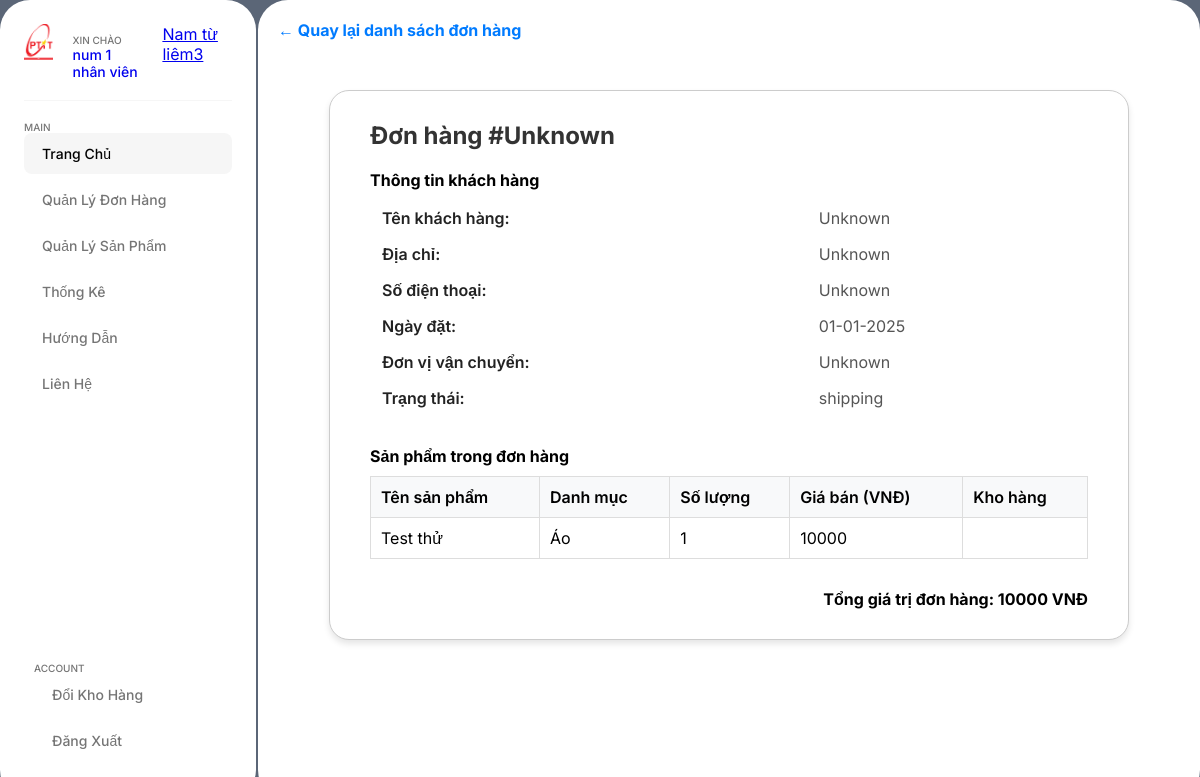
The page /view_order/1/ (signed in) on the database its author committed.
### home/models.py (models this page shows, shortened)
class Store(models.Model):
    name = models.CharField(max_length=100)
    address = models.TextField(blank=True)

class Order(models.Model):
    STATUS_CHOICES = [
        ('shipping', 'shipping'),
        ('completed', 'completed'),
        ('canceled', 'canceled'),
        ('returned', 'returned'),
    ]
    total_value = models.DecimalField(max_digits=30, decimal_places=2, default=0.00)
    store = models.ForeignKey(Store, on_delete=models.CASCADE, null=True, blank=True)
    store_user = models.ForeignKey(StoreUser, on_delete=models.CASCADE, null=True, blank=True)
    order_code = models.CharField(max_length=20, default="Unknown")  # Mã đơn hàng
    customer_name = models.CharField(max_length=100, default="Unknown")  # Tên khách hàng
    customer_address = models.CharField(max_length=100, default="Unknown")  # Địa chỉ khách hàng
    customer_phone = models.CharField(max_length=15, default="Unknown")
    order_date = models.DateField()  # Ngày đặt
    shipping_unit = models.CharField(max_length=100, default="Unknown")  # Đơn vị vận chuyển
    status = models.CharField(max_length=30, choices=STATUS_CHOICES, default='shipping')  # Trạng thái đơn hàng
    products = models.ManyToManyField(Product, through='OrderProduct')  # Liên kết với sản phẩm qua bảng phụ OrderProduct

class OrderProduct(models.Model):
    order = models.ForeignKey(Order, on_delete=models.CASCADE, related_name='order_products')
    product = models.ForeignKey(Product, on_delete=models.CASCADE)
    quantity = models.IntegerField()

class Product(models.Model):
    CATEGORY_CHOICES = [
        ('ao', 'Áo'),
        ('quan', 'Quần'),
        ('vay', 'Váy'),
        ('tat', 'Tất'),
        ('giay', 'Giày'),
        ('dep', 'Dép'),
        ('mu', 'Mũ'),
        ('thatlung', 'Thắt Lưng'),
        ('khac', 'Khác'),
    ]
    store = models.ForeignKey(Store, on_delete=models.CASCADE, null=True, blank=True)
    store_user = models.ForeignKey(StoreUser, on_delete=models.CASCADE, null=True, blank=True)
    name = models.CharField(max_length=255)  # Tên sản phẩm
    category = models.CharField(max_length=50, choices=CATEGORY_CHOICES)  # Loại sản phẩm
    purchase_price = models.DecimalField(max_digits=10, decimal_places=2)  # Giá nhập
    sale_price = models.DecimalField(max_digits=10, decimal_places=2)  # Giá bán
    description = models.TextField(blank=True, null=True)  # Mô tả sản phẩm
    image = models.ImageField(upload_to='product_images/', blank=True, null=True)  # Ảnh sản phẩm
    date_added = models.DateTimeField(auto_now_add=True)  # Ngày thêm sản phẩm
    date_updated = models.DateTimeField(auto_now=True)  # Ngày cập nhật cuối
    supplier = models.CharField(max_length=255, blank=True, null=True)  # Tên nhà cung cấp
    quantity = models.IntegerField(default=0) # Thêm trường quantity

### home/views.py (the view)
# urls.py: path('view_order/<int:order_id>/', views.view_order, name='view_order'),
@login_required
def view_order(request, order_id):
    store_id = request.session.get('active_store_id')
    if not store_id:
        return redirect('select_store')  # nếu không có cửa hàng, chuyển hướng
    order = get_object_or_404(
        Order,
        id=order_id,
        store=Store.objects.get(id=store_id),
        store_user__user=request.user  # Lọc theo user của store_user
    )
    return render(request, 'page1/order-details.html', {'order': order})

### home/context_processors.py (called while the page is built)
def active_store_context(request):
    store = None
    store_id = request.session.get('active_store_id')
    if store_id:
        try:
            store = Store.objects.get(id=store_id)
        except Store.DoesNotExist:
            pass
    return {'active_store': store}

### home/templates/page1/order-details.html (shortened to what this page needs)
{% extends 'page1/base.html' %}
{% block content %}
    <a href="{% url 'order' %}" class="back-link">&larr; Quay lại danh sách đơn hàng</a>
    <div class="card">
        <div class="card-body">
            <div class="card-title">Đơn hàng #{{ order.order_code }}</div>
            <h4>Thông tin khách hàng</h4>
            <table class="info-table">
                <tr>
                    <td><strong>Tên khách hàng:</strong></td>
                    <td>{{ order.customer_name }}</td>
                </tr>
                <tr>
                    <td><strong>Địa chỉ:</strong></td>
                    <td>{{ order.customer_address }}</td>
                </tr>
                <tr>
                    <td><strong>Số điện thoại:</strong></td>
                    <td>{{ order.customer_phone }}</td>
                </tr>
                <tr>
                    <td><strong>Ngày đặt:</strong></td>
                    <td>{{ order.order_date|date:"d-m-Y" }}</td>
                </tr>
                <tr>
                    <td><strong>Đơn vị vận chuyển:</strong></td>
                    <td>{{ order.shipping_unit }}</td>
                </tr>
                <tr>
                    <td><strong>Trạng thái:</strong></td>
                    <td>{{ order.get_status_display }}</td>
                </tr>
            </table>
            <h4>Sản phẩm trong đơn hàng</h4>
            <table class="product-table">
                <thead>
                    <tr>
                        <th>Tên sản phẩm</th>
                        <th>Danh mục</th>
                        <th>Số lượng</th>
                        <th>Giá bán (VNĐ)</th>
                        <th>Kho hàng</th>
                    </tr>
                </thead>
                <tbody>
                    {% for order_product in order.order_products.all %}
                        <tr>
                            <td>{{ order_product.product.name }}</td>
                            <td>{{ order_product.product.get_category_display }}</td>
                            <td>{{ order_product.quantity }}</td>
                            <td>{{ order_product.product.sale_price|floatformat:0 }}</td>
                            <td>{{ order_product.warehouse.name }}</td>
                        </tr>
                    {% empty %}
                        <tr>
                            <td colspan="5">Không có sản phẩm trong đơn hàng.</td>
                        </tr>
                    {% endfor %}
                </tbody>
            </table>
            <p style="text-align: right; font-weight: bold; margin-top: 20px;">
                Tổng giá trị đơn hàng: {{ order.total_value|floatformat:0}} VNĐ
            </p>
        </div>
    </div>
{% endblock %}

### home/templates/page1/base.html (shortened to what this page needs)
<!DOCTYPE html>
<html lang="en">
  <head>
    {% load static %}
    <link rel="stylesheet" href="https://unpkg.com/boxicons@2.1.4/css/boxicons.min.css">
    <link rel="stylesheet" href="{% static 'css/base.css' %}">
  </head>
  <body>
    <div class="container">
        <div class="slidebar">
            <div class="head">
                <a class = "information" href="/profile">
                    <div class="user-img">
                        <img src="{% static 'images/PTIT.png' %}" alt="">
                    </div>
                    <div class="user-details">
                        {%if user.username %}
                            <p class="title"> Xin chào </p>
                            <p class="name"> {{user.last_name}} {{user.first_name}} </p>
                        {%endif%}
                    </div>
                </a>
                <a class = "storemanager" href="/store_info">
                    <div class="store-details">
                        {%if user.username %}
                            {% if active_store %}
                                <p class="store">{{ active_store.name }}</p>
                            {% endif %}
                        {%endif%}
                    </div>
                </a>
            </div>
            <div class="nav">
                <div class="menu">
                    <p class="title">Main</p>
                    <ul>
                        <li class="active">
                            <a href="/">
                                <span class="text">Trang Chủ</span>
                            </a>
                        </li>
                        <li>
                            <a href="/order">
                                <span class="text">Quản Lý Đơn Hàng</span>
                            </a>
                        </li>
                        <li >
                            <a href="#">
                                <span class="text">Quản Lý Sản Phẩm</span>
                            </a>
                        </li>
                        <li>
                            <a href="/product/statistics">
                                <span class="text">Thống Kê</span>
                            </a>
                        </li>
                        <li>
                            <a href="/guide">
                                <span class="text">Hướng Dẫn </span>
                            </a>
                        </li>
                        <li >
                            <a href="/contact">
                                <span class="text">Liên Hệ</span>
                            </a>
                        </li>
                    </ul>
                </div>
            </div>
            <footer class="footer">
                <p class="title">ACCOUNT</p>
                {% if user.username %}
                    <ul>
                        <li>
                            <a href="{% url 'select_store' %}">
                                <span class="text">Đổi Kho Hàng</span>
                            </a>
                        </li>
                        <li>
                            <a href="{% url 'logout' %}">
                                <span class="text">Đăng Xuất</span>
                            </a>
                        </li>
                    </ul>
                {% endif %}
            </footer>
        </div>
        <div class="content">
                {% block content %}
                {% endblock %}
        </div>
    </div>
  </body>
</html>

### home/static/css/base.css (style rules this page uses)
* { margin:0; padding:0; box-sizing: border-box; font-family :"Inter",sans-serif; }
body { background-color:#5b6677; }
.container { width: 100%; min-height: 100vh; display: flex; }
.slidebar { width:256px; height: 100vh; display: flex; gap:20px; flex-direction: column; background-color:#fff; padding: 24px; border-radius: 30px; }
.slidebar .head { display: flex; gap: 20px; padding-bottom: 20px; border-bottom: 1px solid #f6f6f6; }
.information { display: flex; text-decoration: none; }
.user-img { width: 44px; height: 44px; border-radius: 50%; }
.user-img img { width: 100%; object-fit: cover; }
.user-details { margin-top: 10px; margin-left: 20px; }
.user-details .title, .menu .title, .footer .title { font-size: 10px; font-weight: 500; color: #757575; text-transform: uppercase; }
.user-details .name { font-size: 14px; font-weight: 500; }
.menu ul li, .footer ul li { list-style: none; margin-bottom: 5px; }
.menu ul li a, .footer a { display: flex; align-items: center; gap: 10px; font-size: 14px; font-weight: 500; color: #757575; text-decoration: none; padding: 12px 8px; border-radius: 8px; transition: all 0.3s; }
.menu ul li > a:hover, .menu ul li.active > a, .footer ul li > a:hover, .footer ul li.active > a { color:black; background-color: #f6f6f6; }
.menu ul li .text, .footer .text { flex: 1; }
.footer { margin-top: auto; padding: 10px; }
.content { flex: 1; margin-left: 2px; display: inline-block; background-color:#fff; height: 100vh; border-radius: 30px; }

### home/templates/page1/order-details.html (style rules this page uses)
.card { display: flex; flex-direction: column; max-width: 800px; margin: 50px auto; border: 1px solid #ccc; border-radius: 20px; overflow: hidden; box-shadow: 0 4px 6px rgba(0, 0, 0, 0.1); background-color: #fff; }
.card-body { padding: 30px 40px; flex: 2; }
.card-title { font-size: 1.5rem; font-weight: bold; margin-bottom: 20px; color: #333; }
.info-table, .product-table { width: 100%; border-collapse: collapse; margin-bottom: 30px; margin-top: 10px; }
.info-table td { padding: 8px 12px; font-size: 1rem; color: #555; }
.info-table td strong { color: #222; font-weight: 600; }
.product-table th, .product-table td { border: 1px solid #ddd; padding: 10px; text-align: left; }
.product-table th { background-color: #f8f9fa; font-weight: 600; }
.back-link { display: inline-block; margin-left: 20px; margin-top: 20px; font-size: 1rem; color: #007bff; text-decoration: none; font-weight: bold; }

### rows shown on the page
Store: name "Nam từ liêm3"
Order: order_code "Unknown", customer_name "Unknown", customer_address "Unknown", customer_phone "Unknown", order_date "01-01-2025", shipping_unit "Unknown", status "shipping", total_value "10000"
OrderProduct: product.name "Test thử", product.category "Áo", quantity "1", product.sale_price "10000"

### other values the page prints
{{ user.last_name }} "num 1"
{{ user.first_name }} "nhân viên"
